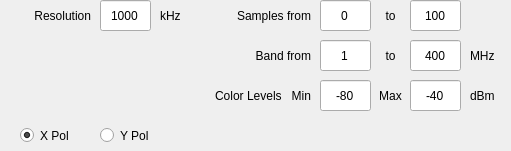
    <widget class="QWidget" name="ctrl_spectrogram" native="true">
     <property name="geometry">
      <rect>
       <x>630</x>
       <y>0</y>
       <width>511</width>
       <height>151</height>
      </rect>
     </property>
     <widget class="QLabel" name="qlabel_sample_from">
      <property name="geometry">
       <rect>
        <x>210</x>
        <y>0</y>
        <width>101</width>
        <height>31</height>
       </rect>
      </property>
      <property name="text">
       <string>Samples from</string>
      </property>
      <property name="alignment">
       <set>Qt::AlignRight|Qt::AlignTrailing|Qt::AlignVCenter</set>
      </property>
     </widget>
     <widget class="QLineEdit" name="qline_sample_start">
      <property name="geometry">
       <rect>
        <x>320</x>
        <y>0</y>
        <width>51</width>
        <height>31</height>
       </rect>
      </property>
      <property name="text">
       <string>0</string>
      </property>
      <property name="alignment">
       <set>Qt::AlignCenter</set>
      </property>
     </widget>
     <widget class="QLabel" name="qlabel_sample_to">
      <property name="geometry">
       <rect>
        <x>370</x>
        <y>0</y>
        <width>41</width>
        <height>31</height>
       </rect>
      </property>
      <property name="text">
       <string>to</string>
      </property>
      <property name="alignment">
       <set>Qt::AlignCenter</set>
      </property>
     </widget>
     <widget class="QLineEdit" name="qline_sample_stop">
      <property name="geometry">
       <rect>
        <x>410</x>
        <y>0</y>
        <width>51</width>
        <height>31</height>
       </rect>
      </property>
      <property name="text">
       <string>100</string>
      </property>
      <property name="alignment">
       <set>Qt::AlignCenter</set>
      </property>
     </widget>
     <widget class="QLabel" name="qlabel_band_from_2">
      <property name="geometry">
       <rect>
        <x>220</x>
        <y>40</y>
        <width>91</width>
        <height>31</height>
       </rect>
      </property>
      <property name="text">
       <string>Band from</string>
      </property>
      <property name="alignment">
       <set>Qt::AlignRight|Qt::AlignTrailing|Qt::AlignVCenter</set>
      </property>
     </widget>
     <widget class="QLineEdit" name="qline_spg_band_from">
      <property name="geometry">
       <rect>
        <x>320</x>
        <y>40</y>
        <width>51</width>
        <height>31</height>
       </rect>
      </property>
      <property name="text">
       <string>1</string>
      </property>
      <property name="alignment">
       <set>Qt::AlignCenter</set>
      </property>
     </widget>
     <widget class="QLabel" name="qlabel_band_to_2">
      <property name="geometry">
       <rect>
        <x>370</x>
        <y>40</y>
        <width>41</width>
        <height>31</height>
       </rect>
      </property>
      <property name="text">
       <string>to</string>
      </property>
      <property name="alignment">
       <set>Qt::AlignCenter</set>
      </property>
     </widget>
     <widget class="QLineEdit" name="qline_spg_band_to">
      <property name="geometry">
       <rect>
        <x>410</x>
        <y>40</y>
        <width>51</width>
        <height>31</height>
       </rect>
      </property>
      <property name="text">
       <string>400</string>
      </property>
      <property name="alignment">
       <set>Qt::AlignCenter</set>
      </property>
     </widget>
     <widget class="QLabel" name="qlabel_band_unit_2">
      <property name="geometry">
       <rect>
        <x>470</x>
        <y>40</y>
        <width>41</width>
        <height>31</height>
       </rect>
      </property>
      <property name="layoutDirection">
       <enum>Qt::LeftToRight</enum>
      </property>
      <property name="text">
       <string>MHz</string>
      </property>
      <property name="alignment">
       <set>Qt::AlignLeading|Qt::AlignLeft|Qt::AlignVCenter</set>
      </property>
     </widget>
     <widget class="QLabel" name="qlabel_spg_rbw_unit">
      <property name="geometry">
       <rect>
        <x>160</x>
        <y>0</y>
        <width>41</width>
        <height>31</height>
       </rect>
      </property>
      <property name="layoutDirection">
       <enum>Qt::LeftToRight</enum>
      </property>
      <property name="text">
       <string>kHz</string>
      </property>
      <property name="alignment">
       <set>Qt::AlignLeading|Qt::AlignLeft|Qt::AlignVCenter</set>
      </property>
     </widget>
     <widget class="QLabel" name="qlabel_spg_rbw">
      <property name="geometry">
       <rect>
        <x>0</x>
        <y>0</y>
        <width>91</width>
        <height>31</height>
       </rect>
      </property>
      <property name="toolTip">
       <string/>
      </property>
      <property name="statusTip">
       <string/>
      </property>
      <property name="whatsThis">
       <string>Comma separated single channels, dash separated for series. Example: 1-4,9,12</string>
      </property>
      <property name="text">
       <string>Resolution</string>
      </property>
      <property name="alignment">
       <set>Qt::AlignRight|Qt::AlignTrailing|Qt::AlignVCenter</set>
      </property>
     </widget>
     <widget class="QLineEdit" name="qline_spg_rbw">
      <property name="geometry">
       <rect>
        <x>100</x>
        <y>0</y>
        <width>51</width>
        <height>31</height>
       </rect>
      </property>
      <property name="statusTip">
       <string/>
      </property>
      <property name="text">
       <string>1000</string>
      </property>
      <property name="alignment">
       <set>Qt::AlignCenter</set>
      </property>
     </widget>
     <widget class="QRadioButton" name="qradio_xpol_spg">
      <property name="geometry">
       <rect>
        <x>20</x>
        <y>120</y>
        <width>61</width>
        <height>31</height>
       </rect>
      </property>
      <property name="text">
       <string>X Pol</string>
      </property>
      <property name="checked">
       <bool>true</bool>
      </property>
     </widget>
     <widget class="QRadioButton" name="qcheck_ypol_spg">
      <property name="geometry">
       <rect>
        <x>100</x>
        <y>120</y>
        <width>61</width>
        <height>31</height>
       </rect>
      </property>
      <property name="text">
       <string>Y Pol</string>
      </property>
      <property name="checked">
       <bool>false</bool>
      </property>
     </widget>
     <widget class="QLineEdit" name="qline_spg_color_min">
      <property name="geometry">
       <rect>
        <x>320</x>
        <y>80</y>
        <width>51</width>
        <height>31</height>
       </rect>
      </property>
      <property name="text">
       <string>-80</string>
      </property>
      <property name="alignment">
       <set>Qt::AlignCenter</set>
      </property>
     </widget>
     <widget class="QLineEdit" name="qline_spg_color_max">
      <property name="geometry">
       <rect>
        <x>410</x>
        <y>80</y>
        <width>51</width>
        <height>31</height>
       </rect>
      </property>
      <property name="text">
       <string>-40</string>
      </property>
      <property name="alignment">
       <set>Qt::AlignCenter</set>
      </property>
     </widget>
     <widget class="QLabel" name="qlabel_band_from_5">
      <property name="geometry">
       <rect>
        <x>190</x>
        <y>80</y>
        <width>121</width>
        <height>31</height>
       </rect>
      </property>
      <property name="text">
       <string>Color Levels   Min</string>
      </property>
      <property name="alignment">
       <set>Qt::AlignRight|Qt::AlignTrailing|Qt::AlignVCenter</set>
      </property>
     </widget>
     <widget class="QLabel" name="qlabel_band_to_4">
      <property name="geometry">
       <rect>
        <x>370</x>
        <y>80</y>
        <width>41</width>
        <height>31</height>
       </rect>
      </property>
      <property name="text">
       <string>Max</string>
      </property>
      <property name="alignment">
       <set>Qt::AlignCenter</set>
      </property>
     </widget>
     <widget class="QLabel" name="qlabel_band_unit_5">
      <property name="geometry">
       <rect>
        <x>470</x>
        <y>80</y>
        <width>41</width>
        <height>31</height>
       </rect>
      </property>
      <property name="layoutDirection">
       <enum>Qt::LeftToRight</enum>
      </property>
      <property name="text">
       <string>dBm</string>
      </property>
      <property name="alignment">
       <set>Qt::AlignLeading|Qt::AlignLeft|Qt::AlignVCenter</set>
      </property>
     </widget>
    </widget>
